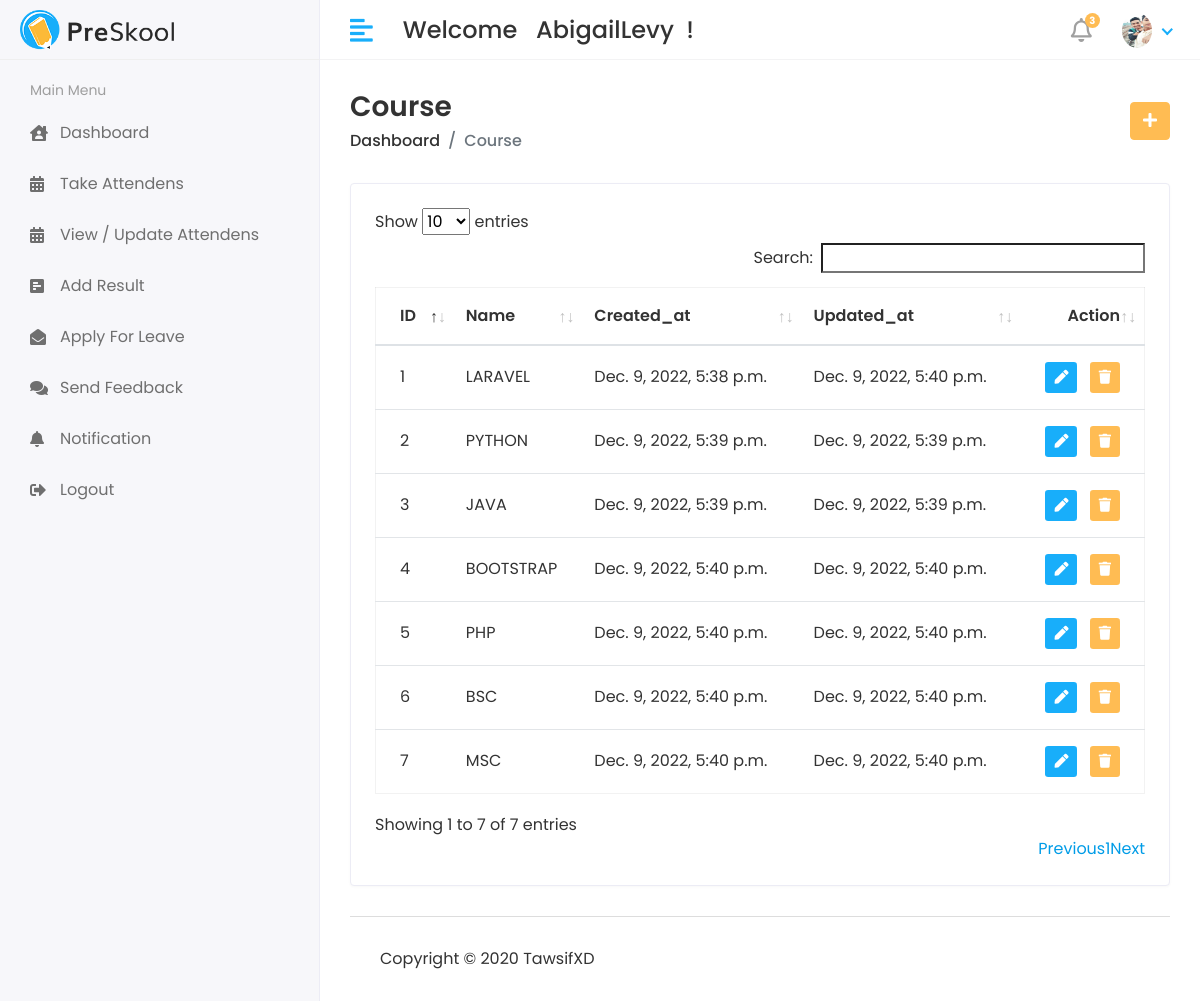
The app's page /Hod/Course/View (signed in) with its own data.
### app/models.py (models this page shows, shortened)
class CustomUser(AbstractUser):
    USER = (
        (1,'HOD'),
        (2,'STAFF'),
        (3,'STUDENT'),
    )
    user_type = models.CharField(choices=USER, max_length=50, default=1)
    profile_pic = models.ImageField(upload_to='media/profile_pic')

class Course(models.Model):
    name = models.CharField(max_length=150)
    created_at = models.DateTimeField(auto_now_add=True)
    updated_at = models.DateTimeField(auto_now=True)

### student_management_system/Hod_Views.py (the view)
# urls.py: path('Hod/Course/View',Hod_Views.VIEW_COURSE,name='view_course'),
@login_required(login_url='/')
def VIEW_COURSE(request):
    course = Course.objects.all()
    context = {
        'course':course,
    }
    return render(request,'Hod/view_course.html', context)

### templates/Hod/view_course.html (shortened to what this page needs)
{% extends 'base.html' %}
{% block content %}
<div class="content container-fluid">
    <div class="page-header">
       <div class="row align-items-center">
          <div class="col">
             <h3 class="page-title">Course</h3>
             <ul class="breadcrumb">
                <li class="breadcrumb-item"><a href="{% url 'hod_home' %}">Dashboard</a></li>
                <li class="breadcrumb-item active">Course</li>
             </ul>
          </div>
          <div class="col-auto text-right float-right ml-auto">
             <a href="{% url 'add_course' %}" class="btn btn-primary"><i class="fas fa-plus"></i></a>
          </div>
       </div>
    </div>
    <div class="row">
       <div class="col-sm-12">
          <div class="card card-table">
             <div class="card-body">
                <div class="table-responsive">
                   <table id="table_id" class="table table-hover table-center mb-0 datatable">
                      <thead>
                         <tr>
                            <th>ID</th>
                            <th>Name</th>
                            <th>Created_at</th>
                           <th>Updated_at</th>
                            <th class="text-right">Action</th>
                         </tr>
                      </thead>
                      <tbody>
                        {% for i in course %}
                         <tr>
                            <td>{{i.id}}</td>
                            <td>{{i.name}}</td>
                            <td>{{i.created_at}}</td>
                           <td>{{i.updated_at}}</td>
                            <td class="text-right">
                               <div class="actions">
                                  <a href="{% url 'edit_course' i.id %}" class="btn btn-sm bg-success-light mr-2">
                                  <i class="fas fa-pen"></i>
                                  </a>
                                  <a href="{% url 'delete_course' i.id %}" class="btn btn-sm bg-danger-light">
                                    <i class="fas fa-trash"></i>
                                </a>
                               </div>
                            </td>
                         </tr>
                         {% endfor %}
                      </tbody>
                   </table>
                </div>
             </div>
          </div>
       </div>
    </div>
{% endblock content %}

### templates/includes/header.html (shortened to what this page needs)
{% load static %}
<div class="header">
    <div class="header-left">
       <a href="{% url 'hod_home' %}" class="logo">
       <img src="{% static 'assets/img/logo.png' %}" alt="Logo">
       </a>
    </div>
    <a href="javascript:void(0);" id="toggle_btn">
    <i class="fas fa-align-left"></i>
    </a>
    <div class="top-nav-search mt-3">
       <h4 ><storng>Welcome</storg>&nbsp; &nbsp;<span>{{user.first_name}}{{user.last_name}} &nbsp;!</span></h4>
    </div>
    <ul class="nav user-menu">
       <li class="nav-item dropdown noti-dropdown">
          <a href="#" class="dropdown-toggle nav-link" data-toggle="dropdown">
          <i class="far fa-bell"></i> <span class="badge badge-pill">3</span>
          </a>
       </li>
       <li class="nav-item dropdown has-arrow">
          <a href="#" class="dropdown-toggle nav-link" data-toggle="dropdown">
            {% if user.profile_pic == "" %}
            <span class="user-img"><img class="rounded-circle" src="{% static 'assets/img/noimg.jpg' %}" width="30" height="35" alt="Ryan Taylor"></span>
            {% else %}
          <span class="user-img"><img class="rounded-circle" src="/{{user.profile_pic}}" width="30" height="35" alt="Ryan Taylor"></span>
            {% endif %}
         </a>
       </li>
    </ul>
 </div>

### static/assets/css/style.css (style rules this page uses)
html { height: 100%; }
body { background-color: #fff; color: #333; font-family: 'Poppins', sans-serif; font-size: 1rem; height: 100%; line-height: 1.5; overflow-x: hidden; }
h1, h2, h3, h4, h5, h6 { font-family: 'Poppins', sans-serif; margin-top: 0; }
a { color: #009ce7; }
input, button, a { transition: all 0.4s ease; -moz-transition: all 0.4s ease; -o-transition: all 0.4s ease; -ms-transition: all 0.4s ease; -webkit-transition: all 0.4s ease; }
ul, ol { padding: 0px; list-style: none; }
.table { color: #333; max-width: 100%; margin-bottom: 0; width: 100%; }
.table.dataTable { border-collapse: collapse !important; border: 1px solid rgba(0, 0, 0, 0.05); }
.table thead tr th { font-weight: 600; }
.table tbody tr { border-bottom: 1px solid rgba(0, 0, 0, 0.05); }
.table.table-center td, .table.table-center th { vertical-align: middle; }
.card-table .card-body .table > thead > tr > th { border-top: 0; }
.card-table .card-body .table tr td:first-child, .card-table .card-body .table tr th:first-child { padding-left: 1.5rem; }
.card-table .card-body .table tr td:last-child, .card-table .card-body .table tr th:last-child { padding-right: 1.5rem; }
.card-table .table td, .card-table .table th { border-top: 1px solid #e2e5e8; padding: 1rem 0.75rem; white-space: nowrap; }
.btn-primary { background-color: #FFBC53; border: 1px solid #FFBC53; }
.card { border: 1px solid #ececf5; box-shadow: 0 1px 3px 0 rgba(0, 0, 0, 0.03); margin-bottom: 1.875rem; }
.card-body { padding: 1.5rem; }
.bg-danger-light { background-color:#FFBC53 !important; color:#fff !important; }
.bg-success-light { background-color: #18aefa; color: #fff; }
.header { background-color: #fff; border-bottom: 1px solid #f3f3f4; left: 0; position: fixed; right: 0; top: 0; z-index: 1001; height: 60px; }
.header .header-left { float: left; height: 60px; padding: 0 20px; position: relative; width: 320px; z-index: 1; transition: all 0.2s ease-in-out; background-color: #f7f7fa; border-bottom: 1px solid #efefef; border-right: 1px solid #ececf5; display: flex; align-items: center; }
.header .header-left .logo { display: inline-block; line-height: 60px; }
.header .header-left .logo img { max-height: 40px; width: auto; }
.header .dropdown-toggle:after { display: none; }
.header .has-arrow .dropdown-toggle:after { border-top: 0; border-left: 0; border-bottom: 2px solid #18aefa; border-right: 2px solid #18aefa; content: ''; height: 8px; display: inline-block; pointer-events: none; -webkit-transform-origin: 66% 66%; -ms-transform-origin: 66% 66%; transform-origin: 66% 66%; -webkit-transform: rotate(45deg); -ms-transform: rotate(45deg); transform: rotate(45deg); -webkit-transition: all 0.15s ease-in-out; transition: all 0.15s ease-in-out; width: 8px; vertical-align: 0px; }
.user-menu { float: right; margin: 0; position: relative; z-index: 99; padding-right: 15px; }
.user-menu.nav > li > a { color: #a0a0a0; font-size: 14px; line-height: 58px; padding: 0 15px; height: 60px; }
.user-img { margin-right: 3px; position: relative; }
.top-nav-search { float: left; margin-left: 15px; }
.page-wrapper > .content { padding: 1.875rem 1.875rem 0; }
.page-header { margin-bottom: 1.875rem; }
.page-header .breadcrumb { background-color: transparent; color: #6c757d; font-size: 1rem; font-weight: 500; margin-bottom: 0; padding: 0; }
.page-header .breadcrumb a { color: #333; }
.page-title { font-size: 28px; font-weight: 600; color: #333; margin-bottom: 5px; }
.user-menu.nav > li > a .badge { background-color: #FFBC53; display: block; font-size: 10px; font-weight: bold; height: 15px; width: 15px; position: absolute; right: 7px; top: 13px; color: #fff; padding: 3px; }
.user-menu.nav > li > a > i { font-size: 1.5rem; line-height: 60px; }
@media (min-width: 992px) { #toggle_btn { align-items: center; color: #18aefa; display: inline-flex; float: left; font-size: 26px; height: 60px; justify-content: center; margin-left: 15px; padding: 0 15px; } }

### records on screen
CustomUser: first_name "Abigail", last_name "Levy", profile_pic (picture)
Course: id "1", name "LARAVEL", created_at "Dec. 9, 2022, 5:38 p.m.", updated_at "Dec. 9, 2022, 5:40 p.m."
Course: id "2", name "PYTHON", created_at "Dec. 9, 2022, 5:39 p.m.", updated_at "Dec. 9, 2022, 5:39 p.m."
Course: id "3", name "JAVA", created_at "Dec. 9, 2022, 5:39 p.m.", updated_at "Dec. 9, 2022, 5:39 p.m."
Course: id "4", name "BOOTSTRAP", created_at "Dec. 9, 2022, 5:40 p.m.", updated_at "Dec. 9, 2022, 5:40 p.m."
Course: id "5", name "PHP", created_at "Dec. 9, 2022, 5:40 p.m.", updated_at "Dec. 9, 2022, 5:40 p.m."
Course: id "6", name "BSC", created_at "Dec. 9, 2022, 5:40 p.m.", updated_at "Dec. 9, 2022, 5:40 p.m."
Course: id "7", name "MSC", created_at "Dec. 9, 2022, 5:40 p.m.", updated_at "Dec. 9, 2022, 5:40 p.m."
